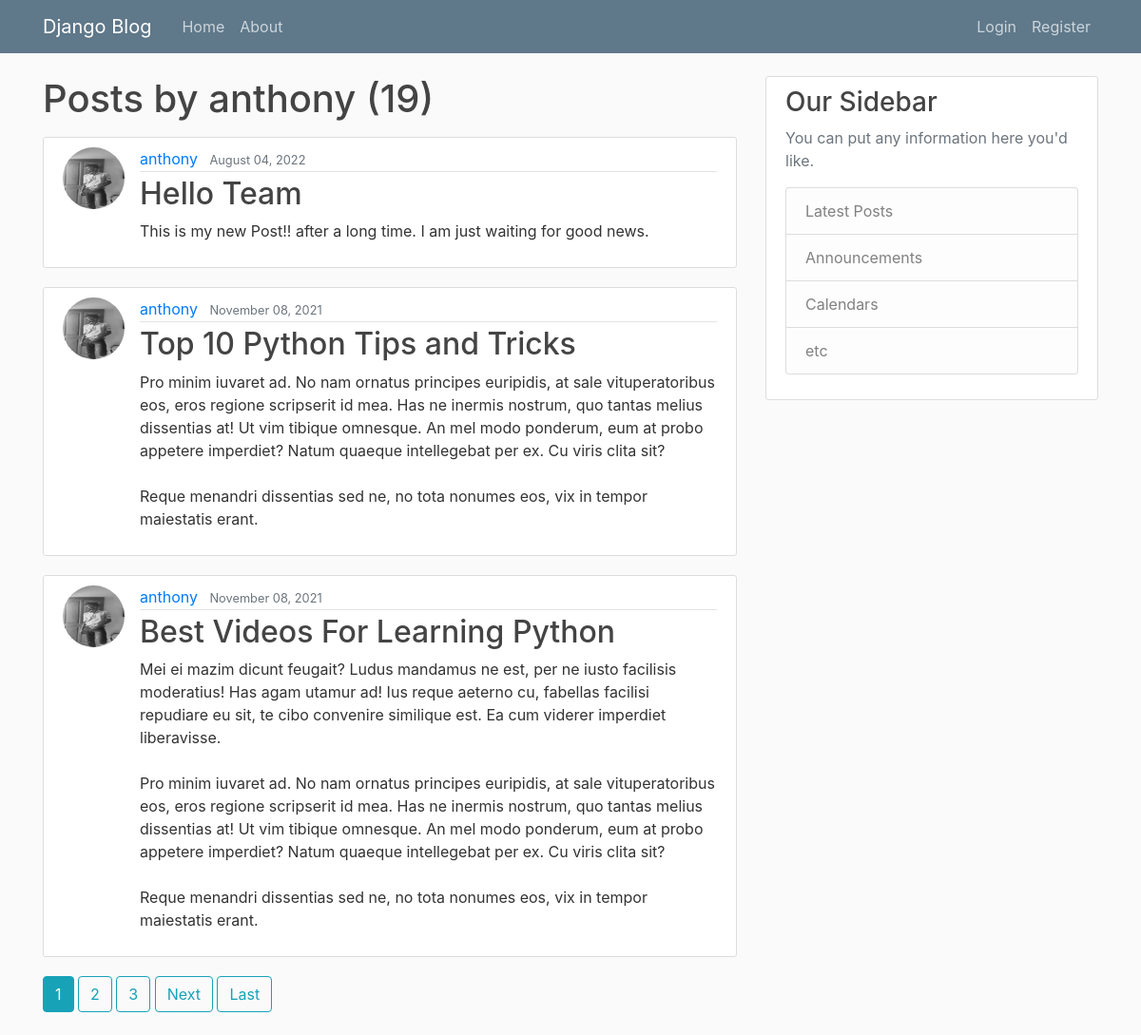
Page /user/anthony on the committed database.
### blog/models.py (models this page shows, shortened)
class Post(models.Model):
    title = models.CharField(max_length=100)
    content = models.TextField()
    date_posted = models.DateTimeField(default=timezone.now)
    author = models.ForeignKey(User, on_delete=models.CASCADE)

### users/models.py (models this page shows, shortened)
class Profile(models.Model):
    user = models.OneToOneField(User, on_delete=models.CASCADE)
    image = models.ImageField(default='default.jpg', upload_to='profile_pics')

### blog/views.py (the view)
# urls.py: path('user/<str:username>', UserPostListView.as_view(), name='user-posts'),
class UserPostListView(ListView):
    model = Post
    template_name = 'blog/user_posts.html'
    context_object_name = 'posts'
    paginate_by = 3
    def get_queryset(self):
        user = get_object_or_404(User, username=self.kwargs.get('username'))
        return Post.objects.filter(author=user).order_by('-date_posted')

### blog/templates/blog/user_posts.html (shortened to what this page needs)
{% extends 'blog/base.html' %}
{% block content %}
<h1 class="mb-3">Posts by {{ view.kwargs.username }} ({{ page_obj.paginator.count }})</h1>
{% for post in posts %}
<article class="media content-section">
  <img class="rounded-circle article-img"src="{{ post.author.profile.image.url }}"/>
    <div class="media-body">
      <div class="article-metadata">
        <a class="mr-2" href="{% url 'user-posts' post.author.username %}">{{ post.author }}</a>
        <small class="text-muted">{{ post.date_posted|date:"F d, Y" }}</small>
      </div>
      <h2><a class="article-title" href="{% url 'post-detail' post.id %}">{{ post.title }}</a></h2>
      <p class="article-content">{{ post.content }}</p>
    </div>
  </article>
{% endfor %}
  {% if is_paginated %}
    {% for num in page_obj.paginator.page_range %}
       {% if page_obj.number == num %}
          <a class="btn btn-info mb-4" href="?page={{ num }}">{{ num }}</a>
       {% elif num > page_obj.number|add:'-3' and num < page_obj.number|add:'3' %}
          <a class="btn btn-outline-info mb-4" href="?page={{ num }}">{{ num }}</a>
       {% endif %}
    {% endfor %}
    {% if page_obj.has_next %}
       <a class="btn btn-outline-info mb-4" href="?page={{ page_obj.next_page_number }}">Next</a>
       <a class="btn btn-outline-info mb-4" href="?page={{ page_obj.paginator.num_pages }}">Last</a>
    {% endif %}
  {% endif %}
{% endblock content %}

### blog/static/blog/main.css (style rules this page uses)
body { background: #fafafa; color: #333333; margin-top: 5rem; }
h1, h2, h3, h4, h5, h6 { color: #444444; }
.content-section { background: #ffffff; padding: 10px 20px; border: 1px solid #dddddd; border-radius: 3px; margin-bottom: 20px; }
.article-title { color: #444444; }
.article-content { white-space: pre-line; }
.article-img { height: 65px; width: 65px; margin-right: 16px; }
.article-metadata { padding-bottom: 1px; margin-bottom: 4px; border-bottom: 1px solid #e3e3e3 }

### rows in the picture
Post: author.profile.image (picture), author "anthony", date_posted "August 04, 2022", title "Hello Team", content "This is my new Post!! after a long time. I am just waiting for good news."
Post: author.profile.image (picture), author "anthony", date_posted "November 08, 2021", title "Top 10 Python Tips and Tricks", content "Pro minim iuvaret ad. No nam ornatus principes euripidis, at sale vituperatoribus eos, eros regione scripserit id mea. Has ne inermis nostrum, quo tantas melius dissentias at! Ut vim tibique omnesque. An mel modo ponderum, eum at probo appetere imperdiet? Natum quaeque intellegebat per ex. Cu viris clita sit? Reque menandri dissentias sed ne, no tota nonumes eos, vix in tempor maiestatis erant."
Post: author.profile.image (picture), author "anthony", date_posted "November 08, 2021", title "Best Videos For Learning Python", content "Mei ei mazim dicunt feugait? Ludus mandamus ne est, per ne iusto facilisis moderatius! Has agam utamur ad! Ius reque aeterno cu, fabellas facilisi repudiare eu sit, te cibo convenire similique est. Ea cum viderer imperdiet liberavisse. Pro minim iuvaret ad. No nam ornatus principes euripidis, at sale vituperatoribus eos, eros regione scripserit id mea. Has ne inermis nostrum, quo tantas melius dissentias at! Ut vim tibique omnesque. An mel modo ponderum, eum at probo appetere imperdiet? Natum quaeque intellegebat per ex. Cu viris clita sit? Reque menandri dissentias sed ne, no tota nonumes eos, vix in tempor maiestatis erant."

### other values in the picture
{{ view.kwargs.username }} "anthony"
{{ page_obj.paginator.count }} "19"
{{ num }} "1"
{{ num }} "2" "3"
